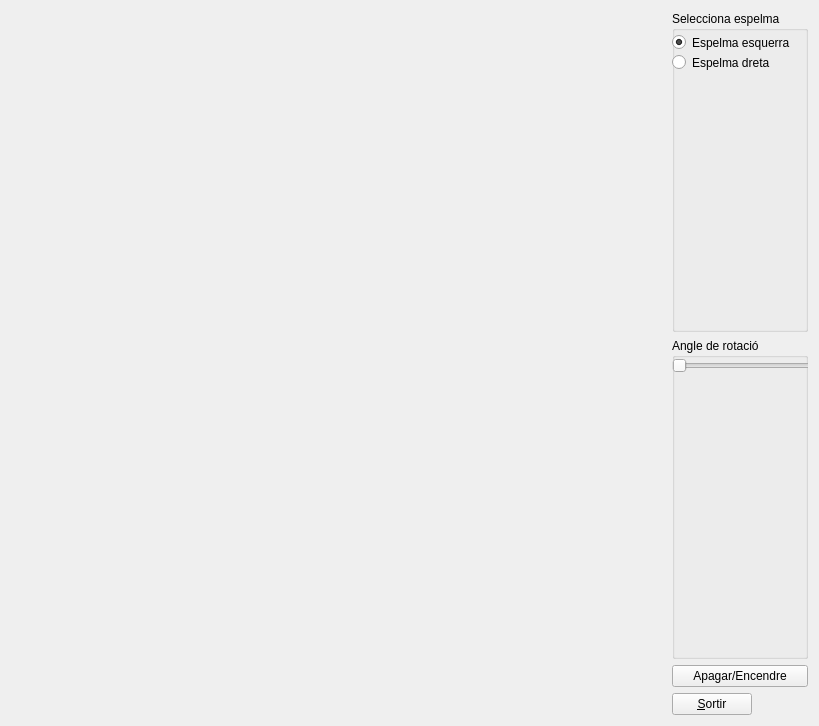
<?xml version="1.0" encoding="UTF-8"?>
<ui version="4.0">
 <class>MyForm</class>
 <widget class="QWidget" name="MyForm">
  <property name="geometry">
   <rect>
    <x>0</x>
    <y>0</y>
    <width>819</width>
    <height>726</height>
   </rect>
  </property>
  <property name="windowTitle">
   <string>IDI-Lab</string>
  </property>
  <layout class="QHBoxLayout" name="horizontalLayout">
   <item>
    <widget class="MyGLWidget" name="widget" native="true">
     <property name="sizePolicy">
      <sizepolicy hsizetype="Expanding" vsizetype="Expanding">
       <horstretch>0</horstretch>
       <verstretch>0</verstretch>
      </sizepolicy>
     </property>
    </widget>
   </item>
   <item>
    <layout class="QVBoxLayout" name="verticalLayout">
     <item>
      <widget class="QGroupBox" name="groupBox">
       <property name="title">
        <string>Selecciona espelma</string>
       </property>
       <widget class="customRadioButton" name="Esquerra">
        <property name="geometry">
         <rect>
          <x>0</x>
          <y>20</y>
          <width>151</width>
          <height>23</height>
         </rect>
        </property>
        <property name="text">
         <string>Espelma esquerra</string>
        </property>
        <property name="checked">
         <bool>true</bool>
        </property>
       </widget>
       <widget class="customRadioButton" name="Dreta">
        <property name="geometry">
         <rect>
          <x>0</x>
          <y>40</y>
          <width>161</width>
          <height>23</height>
         </rect>
        </property>
        <property name="text">
         <string>Espelma dreta</string>
        </property>
       </widget>
      </widget>
     </item>
     <item>
      <widget class="QGroupBox" name="groupBox_2">
       <property name="title">
        <string>Angle de rotació</string>
       </property>
       <widget class="QSlider" name="horizontalSlider">
        <property name="geometry">
         <rect>
          <x>0</x>
          <y>20</y>
          <width>160</width>
          <height>16</height>
         </rect>
        </property>
        <property name="maximum">
         <number>360</number>
        </property>
        <property name="singleStep">
         <number>5</number>
        </property>
        <property name="orientation">
         <enum>Qt::Horizontal</enum>
        </property>
       </widget>
      </widget>
     </item>
     <item>
      <widget class="QPushButton" name="pushButton_2">
       <property name="text">
        <string>Apagar/Encendre</string>
       </property>
      </widget>
     </item>
     <item>
      <widget class="QPushButton" name="pushButton">
       <property name="sizePolicy">
        <sizepolicy hsizetype="Fixed" vsizetype="Fixed">
         <horstretch>0</horstretch>
         <verstretch>0</verstretch>
        </sizepolicy>
       </property>
       <property name="text">
        <string>&amp;Sortir</string>
       </property>
      </widget>
     </item>
    </layout>
   </item>
  </layout>
 </widget>
 <customwidgets>
  <customwidget>
   <class>MyGLWidget</class>
   <extends>QWidget</extends>
   <header>MyGLWidget.h</header>
   <container>1</container>
   <slots>
    <signal>signalFocusMovedKeyboard(int)</signal>
    <signal>signalEngineMode(bool)</signal>
    <signal>teclaT(bool)</signal>
    <signal>enviaAngle(int)</signal>
    <slot>onFocusMoved(int)</slot>
    <slot>onEngineMode(bool)</slot>
    <slot>canviaEspelma(int)</slot>
    <slot>repAngle(int)</slot>
    <slot>canviaEstat()</slot>
   </slots>
  </customwidget>
  <customwidget>
   <class>customRadioButton</class>
   <extends>QRadioButton</extends>
   <header>customradiobutton.h</header>
   <slots>
    <signal>canviaEspelma(int)</signal>
    <slot>canviEstat(bool)</slot>
    <slot>gestorClic()</slot>
   </slots>
  </customwidget>
 </customwidgets>
 <resources/>
 <connections>
  <connection>
   <sender>pushButton</sender>
   <signal>clicked()</signal>
   <receiver>MyForm</receiver>
   <slot>close()</slot>
   <hints>
    <hint type="sourcelabel">
     <x>727</x>
     <y>715</y>
    </hint>
    <hint type="destinationlabel">
     <x>839</x>
     <y>529</y>
    </hint>
   </hints>
  </connection>
  <connection>
   <sender>Dreta</sender>
   <signal>clicked()</signal>
   <receiver>Dreta</receiver>
   <slot>gestorClic()</slot>
   <hints>
    <hint type="sourcelabel">
     <x>758</x>
     <y>64</y>
    </hint>
    <hint type="destinationlabel">
     <x>744</x>
     <y>72</y>
    </hint>
   </hints>
  </connection>
  <connection>
   <sender>Esquerra</sender>
   <signal>clicked()</signal>
   <receiver>Esquerra</receiver>
   <slot>gestorClic()</slot>
   <hints>
    <hint type="sourcelabel">
     <x>777</x>
     <y>47</y>
    </hint>
    <hint type="destinationlabel">
     <x>784</x>
     <y>36</y>
    </hint>
   </hints>
  </connection>
  <connection>
   <sender>Dreta</sender>
   <signal>canviaEspelma(int)</signal>
   <receiver>widget</receiver>
   <slot>canviaEspelma(int)</slot>
   <hints>
    <hint type="sourcelabel">
     <x>687</x>
     <y>71</y>
    </hint>
    <hint type="destinationlabel">
     <x>635</x>
     <y>184</y>
    </hint>
   </hints>
  </connection>
  <connection>
   <sender>Esquerra</sender>
   <signal>canviaEspelma(int)</signal>
   <receiver>widget</receiver>
   <slot>canviaEspelma(int)</slot>
   <hints>
    <hint type="sourcelabel">
     <x>661</x>
     <y>44</y>
    </hint>
    <hint type="destinationlabel">
     <x>616</x>
     <y>106</y>
    </hint>
   </hints>
  </connection>
  <connection>
   <sender>widget</sender>
   <signal>teclaT(bool)</signal>
   <receiver>Dreta</receiver>
   <slot>canviEstat(bool)</slot>
   <hints>
    <hint type="sourcelabel">
     <x>579</x>
     <y>243</y>
    </hint>
    <hint type="destinationlabel">
     <x>728</x>
     <y>71</y>
    </hint>
   </hints>
  </connection>
  <connection>
   <sender>widget</sender>
   <signal>teclaT(bool)</signal>
   <receiver>Esquerra</receiver>
   <slot>canviEstat(bool)</slot>
   <hints>
    <hint type="sourcelabel">
     <x>601</x>
     <y>142</y>
    </hint>
    <hint type="destinationlabel">
     <x>703</x>
     <y>41</y>
    </hint>
   </hints>
  </connection>
  <connection>
   <sender>widget</sender>
   <signal>enviaAngle(int)</signal>
   <receiver>horizontalSlider</receiver>
   <slot>setValue(int)</slot>
   <hints>
    <hint type="sourcelabel">
     <x>546</x>
     <y>336</y>
    </hint>
    <hint type="destinationlabel">
     <x>668</x>
     <y>363</y>
    </hint>
   </hints>
  </connection>
  <connection>
   <sender>horizontalSlider</sender>
   <signal>sliderMoved(int)</signal>
   <receiver>widget</receiver>
   <slot>repAngle(int)</slot>
   <hints>
    <hint type="sourcelabel">
     <x>691</x>
     <y>364</y>
    </hint>
    <hint type="destinationlabel">
     <x>624</x>
     <y>414</y>
    </hint>
   </hints>
  </connection>
  <connection>
   <sender>pushButton_2</sender>
   <signal>clicked()</signal>
   <receiver>widget</receiver>
   <slot>canviaEstat()</slot>
   <hints>
    <hint type="sourcelabel">
     <x>669</x>
     <y>670</y>
    </hint>
    <hint type="destinationlabel">
     <x>534</x>
     <y>596</y>
    </hint>
   </hints>
  </connection>
 </connections>
</ui>
